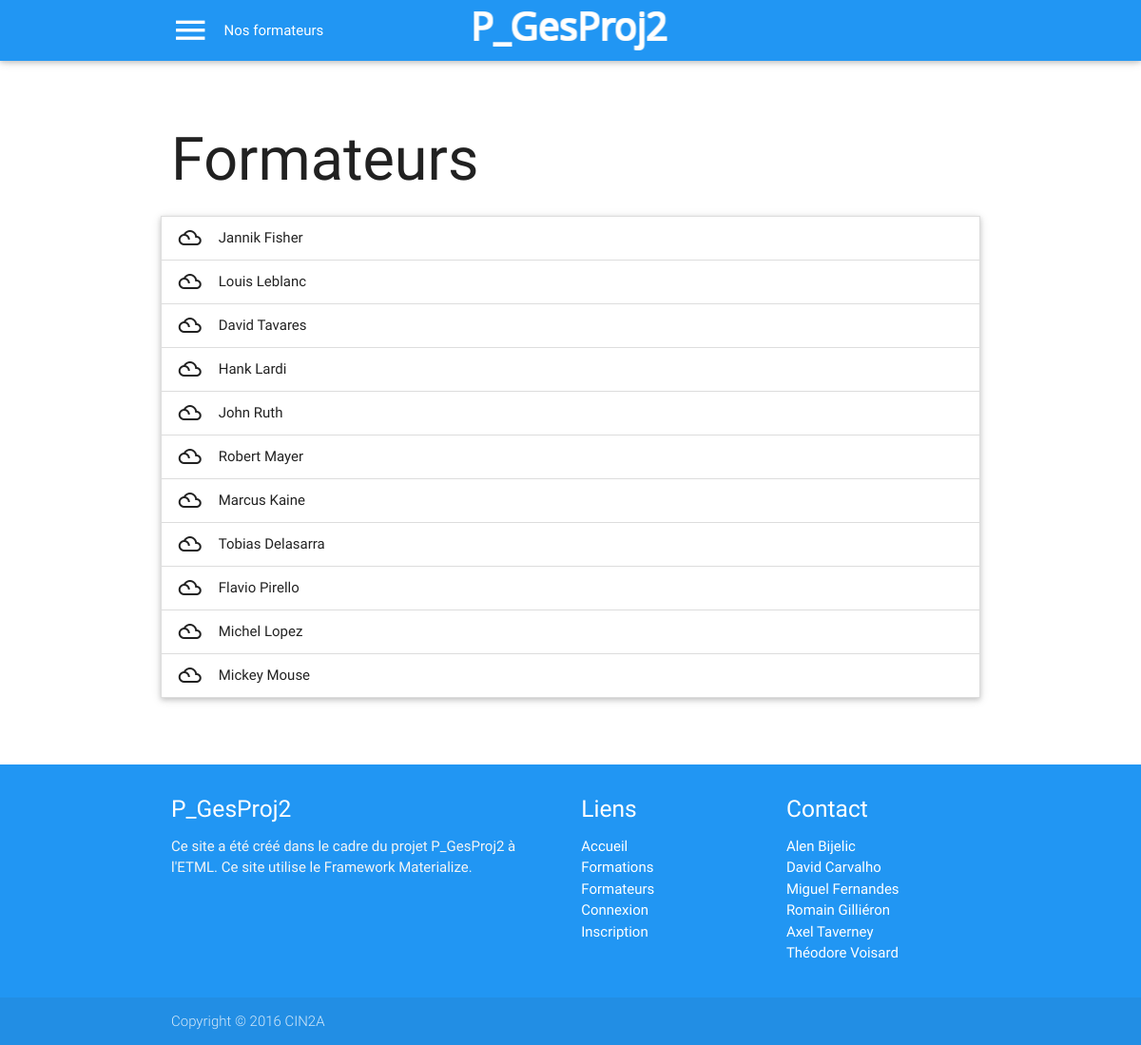
Screenshot of /P_GesProj2/trainers.php with the database file from the repository.
### tables this page shows
CREATE TABLE IF NOT EXISTS `t_former` (
  `idFormer` int(10) unsigned NOT NULL AUTO_INCREMENT,
  `forFirstname` varchar(50) NOT NULL,
  `forLastname` varchar(50) NOT NULL,
  `forAddress` varchar(100) NOT NULL,
  `forEmail` varchar(50) NOT NULL,
  `forPhone` int(10) unsigned NOT NULL,
  `forQualifications` tinytext NOT NULL,
  `fkUser` int(10) unsigned DEFAULT NULL,
  PRIMARY KEY (`idFormer`),
  KEY `fkUser` (`fkUser`)
);

### P_GesProj2/gesprojClass.php (called while the page is built, shortened)
<?php
class gesprojClass
{
    public function __construct() {
        $this->dbh = new PDO('mysql:host=localhost;dbname=db_gesproj2;charset=utf8',"gesproj2", "gesproj2admin",array(PDO::ATTR_PERSISTENT => true,PDO::MYSQL_ATTR_INIT_COMMAND => "SET NAMES utf8"));
    }
    public function getAllTrainers()
    {
        $stmt = $this->dbh->prepare('SELECT traName,idUser,fkUser,forLastname,forFirstname,forEmail,forPhone,forQualifications,idFormer,idTraining FROM t_user,t_training RIGHT JOIN t_former ON t_training.fkFormer1 = t_former.idFormer WHERE t_former.fkUser = t_user.idUser AND t_user.isTeacherValidated = 1');
        $stmt->execute();
        $formers = $stmt->fetchAll();
        return $formers;
    }
}
?>

### P_GesProj2/trainers.php (the view, shortened to what this page needs)
<!DOCTYPE html>
<html lang="en">
<head>
    <link href="css/materialize.css" type="text/css" rel="stylesheet" media="screen,projection"/>
    <link href="css/style.css" type="text/css" rel="stylesheet" media="screen,projection"/>
    <?php include'./gesprojClass.php'; ?>
</head>
<?php
include './navbar.php';
$trainer = new gesprojClass();
$trainerList = $trainer->getAllTrainers();
$HTML_List = "";
foreach($trainerList as $trainer)
{
    $formation = $trainer['traName'];
    if($formation == "")
    {
        $formation = "Pas de formation";
    }
    $HTML_List = $HTML_List .  '<li>
                                    <div class="collapsible-header"><i class="material-icons">filter_drama</i>' . $trainer['forFirstname']. ' ' . $trainer['forLastname'] . '</div>
                                    <div class="collapsible-body">
                                        <ul></br>
                                            <div class="margin-ul">
                                                <li><strong>Email : </strong>' .$trainer['forEmail']. '</li></br>
                                                <li><strong>Téléphone : </strong>' .$trainer['forPhone']. '</li></br>
                                                <li><strong>Formation : </strong>' .$formation. '</li></br>
                                                <li><strong>Qualifications : </strong>' .$trainer['forQualifications']. '</li></br>
                                                </br>
                                            </div>
                                        </ul>
                                    </div>
                                </li>';
}
?>
<div class="container">
    <div class="section">
        <h1>Formateurs</h1>
        <div class="row">
            <ul class="collapsible" data-collapsible="accordion">
                <?=$HTML_List?>
            </ul>
        </div>
    </div>
</div>
<?php
include 'footer.php';
?>
</html>

### P_GesProj2/navbar.php (shortened to what this page needs)
<header>
    <div class="navbar-fixed">
        <nav class="blue">
            <div class="nav-wrapper container">
                <a href="index.php" class="brand-logo center"><img src="images/logo.png" alt="Logo"></a>
                <a href="#" data-activates="mobile-demo" class="button-collapse"><i class="material-icons">menu</i></a>
                <ul class="left hide-on-med-and-down">
                    <?php
                        if(isset($_SESSION['user']))
                        {
                            echo'<li><a class="dropdown-button hide-button" href="#!" data-activates="dropdown1">Formateurs<i class="material-icons right">arrow_drop_down</i></a></li>';
                        }
                        else
                        {
                            echo'<li><a href="trainers.php">Nos formateurs</a></li>';
                        }
                    ?>
                </ul>
            </div>
        </nav>
    </div>
</header>
<main>

### P_GesProj2/footer.php (shortened to what this page needs)
</main>
<footer class="page-footer blue">
    <div class="container">
        <div class="row">
            <div class="col l6 s12">
                <h5 class="white-text">P_GesProj2</h5>
                <p class="grey-text text-lighten-4">Ce site a été créé dans le cadre du projet P_GesProj2 à l'ETML. Ce site utilise le Framework Materialize. </p>
            </div>
            <div class="col l3 s12">
                <h5 class="white-text">Liens</h5>
                <ul>
                    <li><a class="white-text" href="index.php">Accueil</a></li>
                    <li><a class="white-text" href="formations.php">Formations</a></li>
                    <li><a class="white-text" href="trainers.php">Formateurs</a></li>
                    <?php
                    if (isset($_SESSION['user']))
                    {
                        echo '<li><a class="white-text" href="logoutFunction.php">Déconnexion</a></li>';
                    }
                    else
                    {
                        echo'<li><a class="white-text modal-trigger" href="#modal1">Connexion</a></li>';
                        echo'<li><a class="white-text" href="register.php">Inscription</a></li>';
                    }
                    ?>
                </ul>
            </div>
            <div class="col l3 s12">
                <h5 class="white-text">Contact</h5>
                <ul>
                    <li><a class="white-text" href="mailto:bijelical@etml.educanet2.ch">Alen Bijelic</a></li>
                    <li><a class="white-text" href="mailto:carvalhoda@etml.educanet2.ch">David Carvalho</a></li>
                    <li><a class="white-text" href="mailto:fernandemi@etml.educanet2.ch">Miguel Fernandes</a></li>
                    <li><a class="white-text" href="mailto:gillieroro@etml.educanet2.ch">Romain Gilliéron</a></li>
                    <li><a class="white-text" href="mailto:taverneyax@etml.educanet2.ch">Axel Taverney</a></li>
                    <li><a class="white-text" href="mailto:voisardth@etml.educanet2.ch">Théodore Voisard</a></li>
                </ul>
            </div>
        </div>
    </div>
    <div class="footer-copyright">
        <div class="container">
            Copyright © 2016 CIN2A
        </div>
    </div>
</footer>

### P_GesProj2/css/style.css (style rules this page uses)
main { flex: 1 0 auto; }
.brand-logo { margin-top:0.5%; }

### rows the page displays
t_former: forFirstname "Jannik", forLastname "Fisher"
t_former: forFirstname "Louis", forLastname "Leblanc"
t_former: forFirstname "David", forLastname "Tavares"
t_former: forFirstname "Hank", forLastname "Lardi"
t_former: forFirstname "John", forLastname "Ruth"
t_former: forFirstname "Robert", forLastname "Mayer"
t_former: forFirstname "Marcus", forLastname "Kaine"
t_former: forFirstname "Tobias", forLastname "Delasarra"
t_former: forFirstname "Flavio", forLastname "Pirello"
t_former: forFirstname "Michel", forLastname "Lopez"
t_former: forFirstname "Mickey", forLastname "Mouse"
